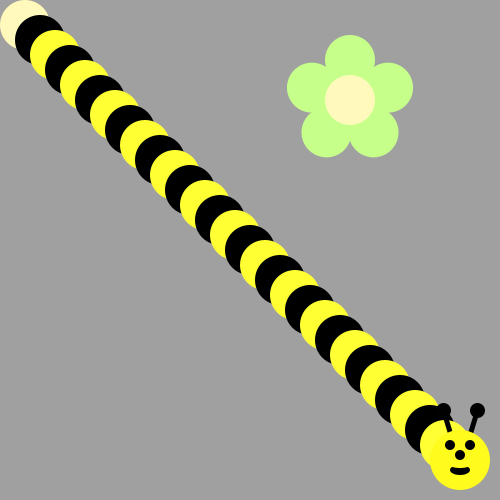
Frame 1 (no input)
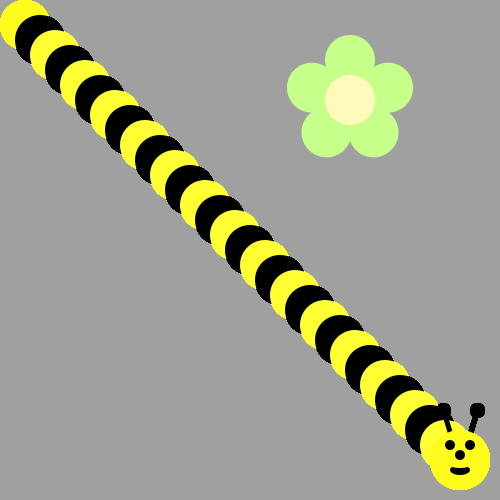
Frame 60 (the mouse pressed at the canvas centre just before this capture)
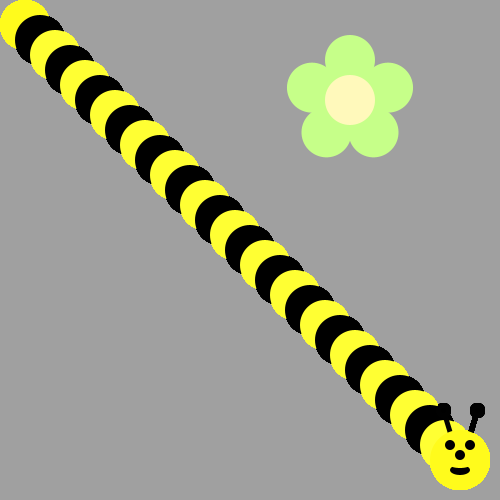
Frame 120 (the mouse held since frame 60 and released just before this capture)

The Processing sketch that drew these frames (run headless with seeded random() and noise(); from frame 60 on, the mouse is pressed at the canvas centre):

// Processing sketch: Bumblebee
// ── Bumblebee.pde
void draw() {
  
  int x = 0;
 for(int i = 0; i<30; i++) {
  x = x + 15;
 ellipse (x + 10, x + 10, 50, 50);
 
 if (i % 2 == 0) {
 fill(0, 0, 0);
 }
 
 else {
 fill(255, 255, 51);
 }
 
 }
 

 drawBeeFace(460,460);
/*Use a loop to make a body for the Bee!

Then put his head on using drawBeeFace(x,y)
Use Modulo to make the colors alternate 
*/
}

void drawFlower(int x, int y) {
     noStroke();
     translate(x, y);
     // draw 5 petals, rotating after each one
     fill(#c6ff89);      // green
      for (int i = 0; i < 5; i++) {
           ellipse(0, -40, 50, 50);
          rotate(radians(72));
     }
     fill(#fff9bb); // light yellow
     ellipse(0, 0, 50, 50);
} 
void drawBeeFace(int BeeFaceX, int BeeFaceY) {
     noStroke();
     fill(0, 0, 0);
     stroke(1);
     strokeWeight(5);
     line(BeeFaceX-10, BeeFaceY-27, BeeFaceX-17, BeeFaceY-50);
     line(BeeFaceX+10, BeeFaceY-27, BeeFaceX+17, BeeFaceY-50);
     ellipse(BeeFaceX-17, BeeFaceY-50, 10, 10);
     ellipse(BeeFaceX+17, BeeFaceY-50, 10, 10);
     noStroke();
     fill(255, 251, 28);
     ellipse(BeeFaceX, BeeFaceY, 60, 60); // face
     fill(255, 237, 209);
     fill(0,0,0);
      ellipse(BeeFaceX-10, BeeFaceY-15, 10, 10); // eyes
     ellipse(BeeFaceX+10, BeeFaceY-15, 10, 10);
      ellipse(BeeFaceX, BeeFaceY-5, 10, 10); // nose
      ellipse(BeeFaceX, BeeFaceY+10, 20, 10);// mouth
     fill(255, 251, 28);
     ellipse(BeeFaceX, BeeFaceY+5, 20, 6);
}

void setup() {
     ellipseMode(CENTER);
     size(500, 500);
     background(160, 160, 160);
      drawFlower(350, 100);
}
